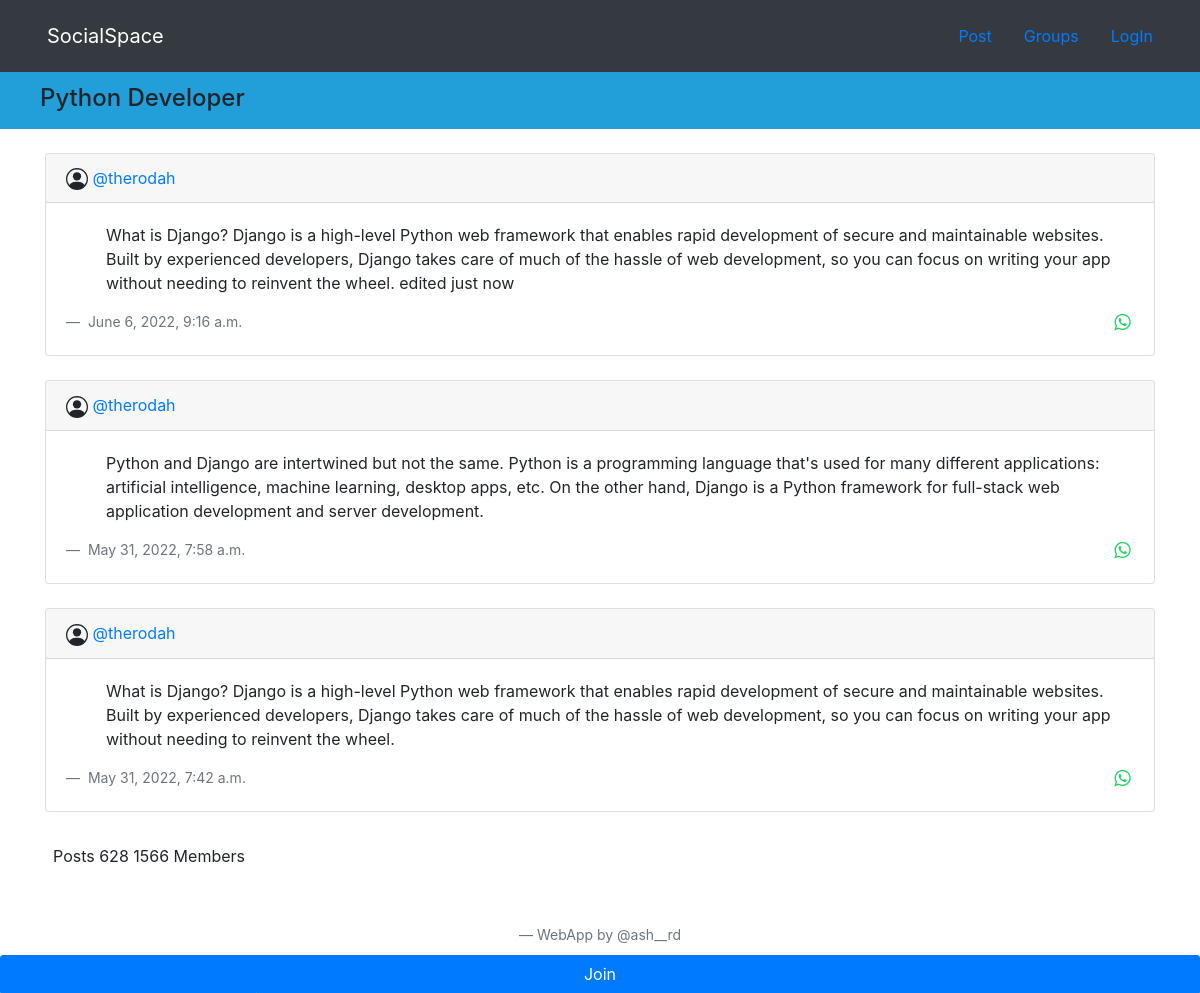
The page /group/python-developer/ on the database its author committed.
### groups/models.py (models this page shows, shortened)
class Group(models.Model):
	name = models.CharField(max_length=256, unique=True)
	slug = models.SlugField(allow_unicode=True, unique=True, editable=False)
	description = models.TextField(blank=True, default='')
	description_html = models.TextField(editable=False, blank=True, default='')
	members = models.ManyToManyField(User, through='GroupMember')
	class Meta:
		ordering = ["name"]

### posts/models.py (models this page shows, shortened)
class Post(models.Model):
	user = models.ForeignKey(User, related_name='posts', on_delete=models.CASCADE)
	created_at = models.DateTimeField(auto_now=True)
	message = models.TextField()
	message_html = models.TextField(editable=False)
	group = models.ForeignKey(Group, related_name='posts', null=True, blank=True, on_delete=models.CASCADE)
	class Meta:
		ordering = ['-created_at']
		unique_together = ('user', 'message')

### groups/views.py (the view)
# urls.py: path('<slug>/', views.SingleGroup.as_view(), name='detail'),
class SingleGroup(generic.DetailView):
	model = Group

### groups/templates/groups/group_detail.html (shortened to what this page needs)
{% extends 'groups/group_base.html' %}
{% block content %}
	{% block content_group %}
	<div class="jumbotron-fluid sticky-top">
		<div style="border-radius:0px; background-color:#229ED9; padding: 12px 20px 8px 40px;" class="">
			<div class="">
				<h4>{{ group.name }}</h4>
			</div>
		</div>
	</div>
	<br />
	<div class="container">
		{% if group.posts.all == 0 %}
			No posts yet
		{% else %}
		{% for group in group.posts.all %}
		<div class="card">
			<div class="card-header">
				<div class="d-flex">
					<div class="mr-auto">
						<a class="text-primary text-decoration-none" href="{% url 'post:for_user' username=group.user.username %}">
							@{{ group.user.username }}
						</a>
					</div>
				</div>
			</div>
			<div class="card-body">
				<ul class="">
					<p class="lt-base">
						{{ group.message }}
					</p>
				</ul>
				<div class="d-flex">
					<div class="mr-auto">
						<footer class="blockquote-footer">
							{{ group.created_at }}
						</footer>
					</div>
					<div class="ml-auto">
						<footer class="">
								<a
								style="padding: 0.5em; font-size: 0.4em; color: #25D366"
								id="share-wa"
								href="whatsapp://send?text={{ post.message }}"
								class="sharer button">
								<i class="fa fa-3x fa-whatsapp">
								</i>
							</a>
						</footer>
					</div>
				</div>
			</div>
		</div>
		<br />
		{% endfor %}
		{% endif %}
		<div class="d-flex">
  		<div class="p-2">
  			Posts 628
  			1566 Members
  		</div>
		</div>
	</div>
	<div class="">
  	<button style="border-radius: 3px 3px 0px 0px; width: 100%;" class="btn-block btn btn-primary fixed-bottom">Join</button>
 	</div>
	{% endblock %}
{% endblock %}

### rows shown on the page
Group: name "Python Developer"
Post: user.username "therodah", message "What is Django? Django is a high-level Python web framework that enables rapid development of secure and maintainable websites. Built by experienced developers, Django takes care of much of the hassle of web development, so you can focus on writing your app without needing to reinvent the wheel. edited just now", created_at "June 6, 2022, 9:16 a.m."
Post: user.username "therodah", message "Python and Django are intertwined but not the same. Python is a programming language that's used for many different applications: artificial intelligence, machine learning, desktop apps, etc. On the other hand, Django is a Python framework for full-stack web application development and server development.", created_at "May 31, 2022, 7:58 a.m."
Post: user.username "therodah", message "What is Django? Django is a high-level Python web framework that enables rapid development of secure and maintainable websites. Built by experienced developers, Django takes care of much of the hassle of web development, so you can focus on writing your app without needing to reinvent the wheel.", created_at "May 31, 2022, 7:42 a.m."
